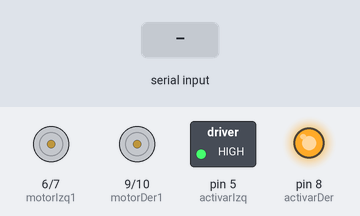
The sketch below on a simulated Arduino Uno, built with avr-gcc and run on an emulated ATmega328P. Parts: motor-driver pin pairs drawn as motors (green arrow = first pin HIGH = forward, orange = second pin HIGH = backward, longer = more drive), switched loads named in the sketch (green lamp = pin HIGH), output pins drawn as LEDs (lit = HIGH). The test bench sets the inputs (shaded band).

Above: at 1.2 s.
1.3 s: "W" received over Serial
At 2.5 s:
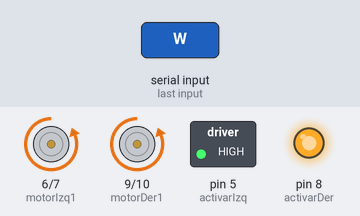
2.9 s: "S" received over Serial
At 3.8 s:
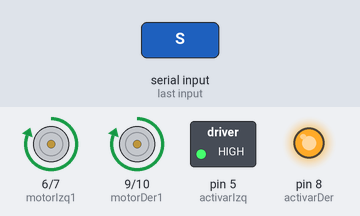
4.5 s: "A" received over Serial
At 5.0 s:
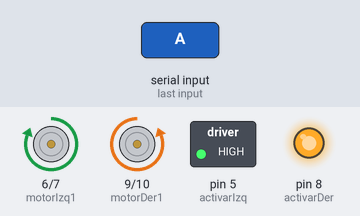
6.1 s: "D" received over Serial
At 7.4 s:
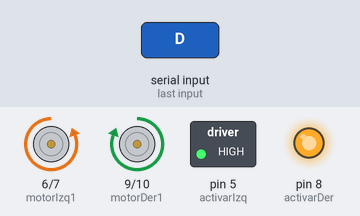
Timing chart, 0 to 8.7 s (numbered marks = the images above; inputs shaded):
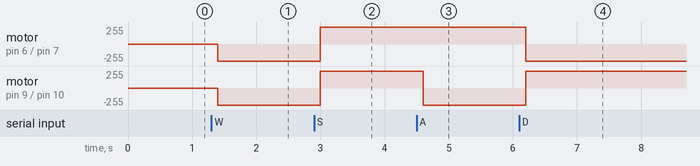

The sketch:

Primer_Arduino.ino
```cpp
int activarIzq = 5;
int motorIzq1 = 6;
int motorIzq2 = 7;
int activarDer = 8;
int motorDer1 = 9;
int motorDer2 = 10;
String lectura;
char c;
int Estado = 0;
void setup() {


  Serial.begin (9600);
  pinMode (activarIzq, OUTPUT);
  pinMode (motorIzq1, OUTPUT);
  pinMode (motorIzq2, OUTPUT);

  pinMode (activarDer, OUTPUT);
  pinMode (motorDer1, OUTPUT);
  pinMode (motorDer2, OUTPUT);

  digitalWrite (activarIzq, HIGH);
  digitalWrite (activarDer, HIGH);

}
void loop() {
  while(Serial.available()>0)
  {
  c=Serial.read();
  lectura+=c;
  }

  if(lectura.equals("W"))
  {
   Estado = 1;
  }
  if(lectura.equals("S"))
  {
   Estado = 2;
  }
  if(lectura.equals("A"))
  {
   Estado = 3;
  }
  if(lectura.equals("D"))
  {
   Estado = 4;
  }
  switch(Estado){
  case 1:
  digitalWrite (motorIzq1, LOW);
  digitalWrite (motorIzq2, HIGH);
  digitalWrite (motorDer1, LOW);
  digitalWrite (motorDer2, HIGH);
  break;

  case 2:
  digitalWrite (motorIzq1,HIGH);
  digitalWrite (motorIzq2,LOW);
  digitalWrite (motorDer1,HIGH);
  digitalWrite (motorDer2,LOW);
  break;

  case 3:
  digitalWrite (motorIzq1, HIGH);
  digitalWrite (motorIzq2, LOW);
  digitalWrite (motorDer1, LOW);
  digitalWrite (motorDer2, HIGH);
  break;

  case 4:
  digitalWrite (motorIzq1, LOW);
  digitalWrite (motorIzq2, HIGH);
  digitalWrite (motorDer1, HIGH);
  digitalWrite (motorDer2, LOW);
  break;
  }
  lectura="";
  delay(200);
}
```

Measured:
- after the input at 1.3 s, motor on pin 6 (motorIzq1) / pin 7 (motorIzq2), motor on pin 9 (motorDer1) / pin 10 (motorDer2): stopped → backward 255/255 after 0.10 s
- after the input at 2.9 s, motor on pin 6 (motorIzq1) / pin 7 (motorIzq2), motor on pin 9 (motorDer1) / pin 10 (motorDer2): backward 255/255 → forward 255/255 after 0.10 s
- after the input at 4.5 s, motor on pin 9 (motorDer1) / pin 10 (motorDer2): forward 255/255 → backward 255/255 after 0.10 s
- after the input at 6.1 s, motor on pin 6 (motorIzq1) / pin 7 (motorIzq2): forward 255/255 → backward 255/255 after 0.10 s; motor on pin 9 (motorDer1) / pin 10 (motorDer2): backward 255/255 → forward 255/255 after 0.10 s
